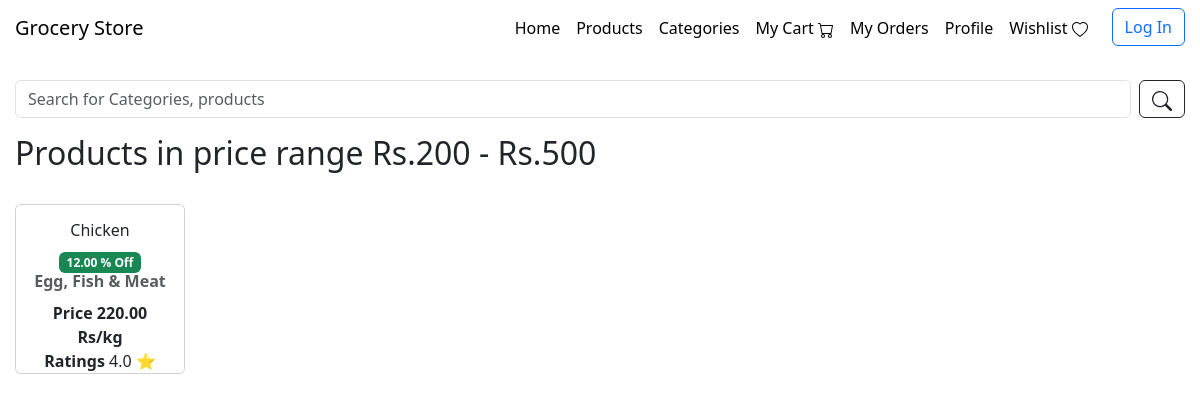
The page /price_range_products/200_to_500 on the database its author committed.
### application/models.py (models this page shows)
class Product(db.Model):
    __tablename__ = 'product'
    p_id = db.Column(db.Integer(), primary_key = True, autoincrement=True)
    p_name = db.Column(db.String(50), nullable=False, unique = True)
    unit = db.Column(db.String(), nullable = False)
    price = db.Column(db.Numeric(6,2), nullable=False)
    description = db.Column(db.String())
    stock = db.Column(db.Integer(), nullable = False)
    created_at = db.Column(db.DateTime(), nullable=False, default=datetime.now())
    net_weight = db.Column(db.String())
    pkg_date = db.Column(db.String())
    ratings = db.Column(db.Numeric(1,1), default=0)
    image = db.Column(db.String())
    ctg_id  = db.Column(db.Integer(), db.ForeignKey('category.c_id'), nullable=False)
    offer = db.Relationship('Offers', backref='product', uselist=False) # one-to-one relationship

class Offers(db.Model):
    __tablename__ = 'offers'
    offer_id = db.Column(db.Integer(), primary_key = True, autoincrement=True)
    product_id = db.Column(db.Integer(), db.ForeignKey("product.p_id"), unique=True)
    discount = db.Column(db.Numeric(2,2), nullable=False)
    active = db.Column(db.Boolean(), nullable=False, default=True)

class Category(db.Model):
    __tablename__ = 'category'
    c_id = db.Column(db.Integer(), primary_key = True, autoincrement=True)
    c_name = db.Column(db.String(50), nullable=False, unique=True)
    description = db.Column(db.String())
    image = db.Column(db.String())
    products = db.relationship('Product', backref = 'category', cascade = "all,delete", lazy = True)

### application/controllers/view_controls.py (the view)
@app.route('/price_range_products/200_to_500')
def price_range_200_to_500():
    products = Product.query.filter( (Product.price>200) & (Product.price<500) ).all()
    return render_template('price_range_product.html', products=products, range='Rs.200 - Rs.500')

### templates/price_range_product.html (shortened to what this page needs)
<!DOCTYPE html>
<html lang="en">
<head>
    <link href="https://cdn.jsdelivr.net/npm/bootstrap@5.3.0-alpha3/dist/css/bootstrap.min.css" rel="stylesheet">
    <link href="/static/css/style.css" rel="stylesheet">
    <link href="/static/css/index.css" rel="stylesheet">
    <link href="/static/css/view.css" rel="stylesheet">
</head>
<body>
    {% include 'navbar.html' %}
    <div class="input-group mb-3">
        <form class="d-flex" role="search" method="GET" action="/search">
            <input class="form-control me-2" name="q" size="170" type="search" placeholder="Search for Categories, products" aria-label="Search" required/>
            <button class="btn btn-outline-dark" type="submit">
            </button>
        </form>
    </div>
    <h2>Products in price range {{range}}</h2> <br>
    <div class="show-flex">
        {% for prd in products %}
        <a href="/view_product/{{prd.p_id}}" id="href">
            <div class="card text-center" id="card">
                <div class="card-body">
                <h6 class="card-title"> {{prd.p_name}} </h6> {% if prd.offer %}
                  {% if prd.offer.active %} <span class="badge text-bg-success">{{prd.offer.discount}} % Off</span>{% endif %}
                  {% endif %}
                <strong><p class="card-subtitle mb-2 text-body-secondary">{{ prd.category.c_name }}</p></strong>
                <p class="card-text">
                {% if prd.offer %}
                  {% if prd.offer.active %}
                  <strong>Price {{ "%.2f"|format(((100-prd.offer.discount) /100) * prd.price) }} {{prd.unit}}</strong> <br>
                  {% else %}
                  <strong>Price </strong> {{prd.price}} {{prd.unit}}<br>
                  {% endif %}
                {% else %}
                  <strong>Price </strong> {{prd.price}} {{prd.unit}}<br>
                {% endif %}
                {% if prd.ratings==0.0 %}
                <span></span>
                {% else %}
                <span><strong>Ratings</strong> {{ prd.ratings }} ⭐</span>
                {% endif %}
                </p>
                </div>
            </div>
        </a>
        {% endfor %}
    </div>
</body>
</html>

### static/css/style.css (style rules this page uses)
body { padding-left: 15px; padding-right: 15px; }

### static/css/index.css (style rules this page uses)
#href { text-decoration: solid; color: black; }
#card { width: 170px; height: 170px; overflow-y: auto; scroll-behavior: smooth; }

### static/css/view.css (style rules this page uses)
.show-flex { display: flex; flex-wrap: wrap; gap: 1.5rem; }

### rows shown on the page
Product: p_name "Chicken", offer.discount "12.00", category.c_name "Egg, Fish & Meat", unit "Rs/kg", ratings "4.0"
Offers: ((100-prd.offer.discount)/100)*prd.price "220.00"

### other values the page prints
{{ range }} "Rs.200 - Rs.500"
